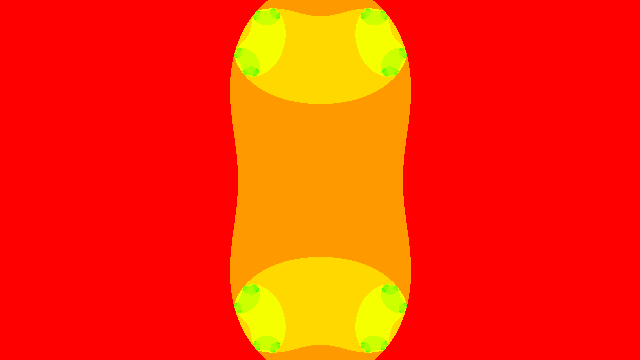
Frame 1 (no input)
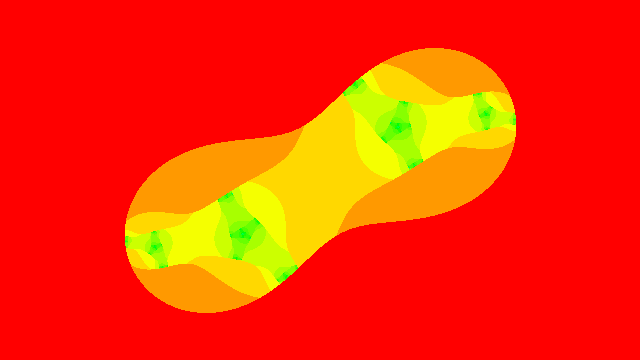
Frame 60 (no input)
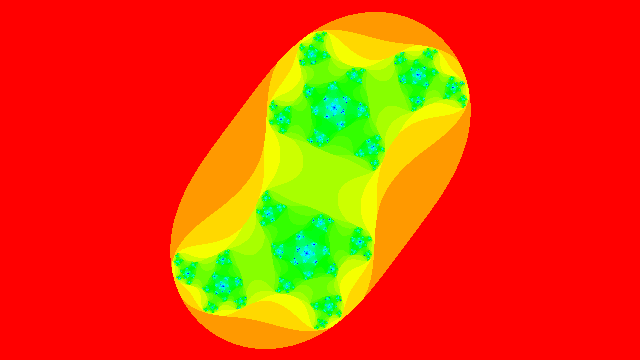
Frame 120 (the mouse pressed at the canvas centre since frame 60)

The p5.js sketch that drew these frames (run headless with seeded random() and noise() and a simulated clock; from frame 60 on, the mouse is pressed at the canvas centre):

// p5.js sketch
// ── sketch.js

/** 
* Julia Set(망델브로 집합)
*  가스통 쥘리아가 고안한 프랙탈의 일종.
*  쥘리아 집합은 주어진 복소수 c에 대해서 다음 점화식에 따라 정의된 수열이
*    발산하지 않는 성질을 갖도록 하는 복소수 z의 집합.
*  z_{n+1} = z_{n}^2 + c
*  만델브로 집합의 점화식과 같지만, 
*  만델브로 집합은 z_0 = 0일 때 z를 발산하지 않게 하는 c의 집합이라면,
*  쥘리아 집합은 z를 발산하지 않게 하는 z의 집합으로
*  z와 c의 역할이 뒤바뀜.
* 
*  만델브로 집합과 마찬가지로 자기유사성 및 초기 조건의 민감성을 가짐.
*  
*/

let angle = 0;

// Maximum number of iterations for each point on the complex plane
const maxIterations = 100;

// Colors to be used for each possible iteration count
const colorsRed = [];
const colorsGreen = [];
const colorsBlue = [];
let frDiv;

function setup() {
    createCanvas(640, 360);
    pixelDensity(1);
    colorMode(HSB, 1);

    // Create Colors
    for (let n = 0; n < maxIterations; n++) {
        const hu = sqrt(n / maxIterations);
        const col = color(hu, 255, 150);
        colorsRed[n]   = red(col);
        colorsGreen[n] = green(col);
        colorsBlue[n]  = blue(col);
    }
    frDiv = createDiv('');
}

function draw() {
    
    const ca = cos(angle * 3.213);
    const cb = sin(angle);
    angle += 0.02;
    background(255);

    const w = 5;
    const h = w * (height / width);

    const xmin = - w / 2;
    const ymin = - h / 2;

    // x, y goes from min to max
    const xmax = xmin + w;
    const ymax = ymin + h;

    // Calculate amount we increment x, y for each pixel
    const dx = (xmax - xmin) / width;
    const dy = (ymax - ymin) / height;

    loadPixels();
    let y = ymin;
    for (let j = 0; j < height; j++) {
        let x = xmin;
        for (let i = 0; i < width; i++) {
            // Now we test, as we iterate z = z^2 + c does z tend towards infinity?
            let a = x;
            let b = y;
            let n = 0;
            while (n < maxIterations) {
                const aa = a * a;
                const bb = b * b;
                const twoab = 2 * a * b;
                a = aa - bb + ca;
                b = twoab + cb;
                if (a * a + b * b > 2.0) { break; }
                
                n++;   
            }
            
            const pix = (i + j * width) * 4;
            if (n === maxIterations) {
                pixels[pix + 0] = 0;
                pixels[pix + 1] = 0;
                pixels[pix + 2] = 0;
            } else {
                pixels[pix + 0] = colorsRed[n];
                pixels[pix + 1] = colorsGreen[n];
                pixels[pix + 2] = colorsBlue[n];
            }
            x += dx;
        }
        y += dy;
    }
    updatePixels();
    frDiv.html(floor(frameRate()));
}
